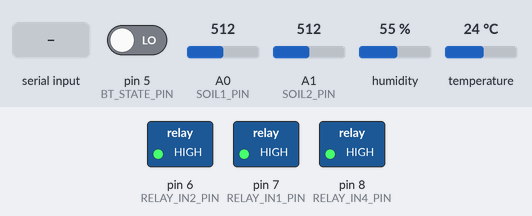
Simulated run of this sketch. Board: Arduino Uno, built with avr-gcc and run on an emulated ATmega328P. On the bench: switched loads named in the sketch (green lamp = pin HIGH). The inputs (shaded band) are chosen by the test bench; at power-on: A0 (SOIL1_PIN) = 512, A1 (SOIL2_PIN) = 512, pin 5 (BT_STATE_PIN) LOW, humidity 55 %, temperature 24 °C. What the sketch prints to the serial monitor is not drawn.

Above: at 1.6 s.
1.7 s: A0 (SOIL1_PIN) set to 588
11.5 s: A0 (SOIL1_PIN) set to 612
At 16.4 s:
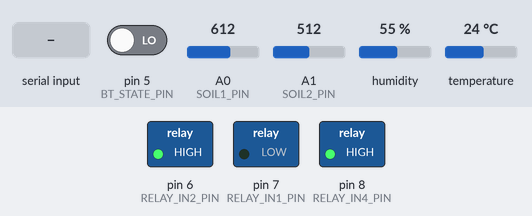
19.7 s: A1 (SOIL2_PIN) set to 586
26.7 s: A1 (SOIL2_PIN) set to 618
At 31.4 s:
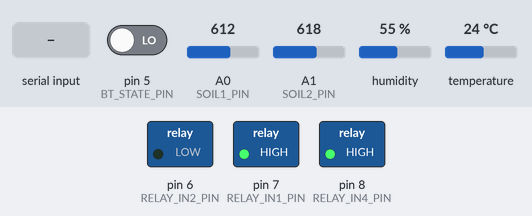
34.7 s: "3\n" received over Serial
At 35.4 s:
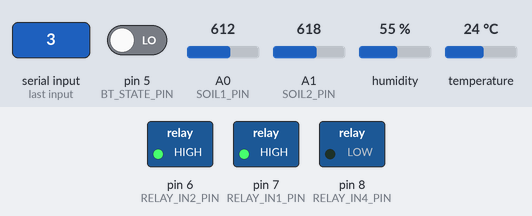
Timing chart, 0 to 51.7 s (numbered marks = the images above; inputs shaded):
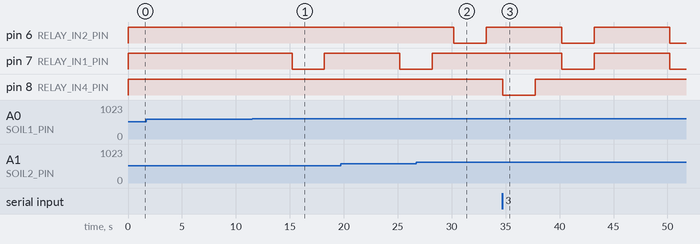

The sketch:

arduino_fast_response.ino
```cpp
/*
 * ==============================================================================
 * PlantoPRO / Smart Gardening System Arduino Firmware
 * HC-02 6-Pin Bluetooth (HC-05 / HC-06 Compatible) & USB Dual Controller
 * With Precision Anti-Fake Reading Soil Sensor Filter & Dynamic Calibration
 * ==============================================================================
 * Target Microcontroller: Arduino Uno / Nano / Pro Mini (ATmega328P)
 * Baud Rate: 9600 Baud (8-N-1) on both USB Serial and Bluetooth (SoftwareSerial)
 *
 * Hardware Wiring & Pin Mapping:
 * ------------------------------------------------------------------------------
 * [1] HC-02 6-Pin Bluetooth Module (Compatible with HC-05 / HC-06):
 *     - STATE  --> Arduino Digital Pin 5 (Input: HIGH=Connected, LOW=Searching)
 *     - RXD    --> Arduino Digital Pin 3 (TX) via 1k/2k Voltage Divider (3.3V logic)
 *                  [Arduino D3] ----[ 1kΩ ]----+----> [HC-02 RXD]
 *                                              |
 *                                           [ 2kΩ ]
 *                                              |
 *                                           [ GND ]
 *     - TXD    --> Arduino Digital Pin 2 (RX) (Direct wire; 3.3V HIGH is safely read)
 *     - GND    --> Arduino GND
 *     - VCC    --> Arduino 5V
 *     - EN/KEY --> Leave UNCONNECTED (Normal transparent data mode)
 *
 * [2] Environmental & Soil Probes:
 *     - Soil Sensor 1 : Analog Pin A0 (Capacitive v1.2 / v2.0)
 *     - Soil Sensor 2 : Analog Pin A1 (Capacitive v1.2 / v2.0)
 *     - DHT11 Sensor  : Digital Pin 4 (Canopy Temperature °C & Humidity %RH)
 *
 * [3] 4-Channel 5V Relay Module (Active-LOW Logic):
 *     - Relay IN1 (Pump 1) : Digital Pin 7 (Field 1: Auto when Soil 1 < 40% | Manual: '1')
 *     - Relay IN2 (Pump 2) : Digital Pin 6 (Field 2: Auto when Soil 2 < 40% | Manual: '2')
 *     - Relay IN3          : UNCONNECTED / Spare Channel
 *     - Relay IN4 (Pump 3) : Digital Pin 8 (STRICTLY MANUAL ONLY: Triggered by '3')
 *
 * Inbound Commands (9600 Baud):
 *   '1'        -> Manually trigger Pump 1 pulse on Relay IN1 (3 seconds)
 *   '2'        -> Manually trigger Pump 2 pulse on Relay IN2 (3 seconds)
 *   '3'        -> Manually trigger Pump 3 pulse on Relay IN4 (3 seconds - Manual Valve)
 *   'A' or 'a' -> Enable Auto Mode for Pumps 1 & 2 (Manual override still works)
 *   'M' or 'm' -> Pause Auto Mode (Pumps 1, 2, 3 become manual-only)
 *   'X' or '0' -> Emergency Stop (Immediately shuts off all pumps)
 *   'S' or '?' -> Immediate Telemetry Query
 *   'C' or 'c' -> Calibration Diagnostics (Prints raw ADC & calibration ranges)
 *   'D' or 'd' -> Auto-Calibrate DRY: Saves current readings as 0% Moisture
 *   'W' or 'w' -> Auto-Calibrate WET: Saves current readings as 100% Moisture
 *   'R' or 'r' -> Reset Calibration to standard factory defaults (800 / 300)
 * ==============================================================================
 */

#include <SoftwareSerial.h>
#include <DHT.h>

// ---------- Pin Definitions ----------
#define BT_STATE_PIN 5      // HC-02 STATE pin (detects active Bluetooth connection)
#define BT_RX_PIN    2      // Arduino RX <- HC-02 TXD
#define BT_TX_PIN    3      // Arduino TX -> HC-02 RXD (via 1k/2k voltage divider)

#define DHT_PIN      4      // DHT11 Ambient Temperature & Humidity Sensor
#define DHTTYPE      DHT11

#define SOIL1_PIN    A0     // Field 1 Soil Moisture Sensor
#define SOIL2_PIN    A1     // Field 2 Soil Moisture Sensor

// ---------- 4-Channel Relay Module Pin Mapping ----------
#define RELAY_IN1_PIN 7     // Pump 1: Connected to Relay Board IN1 (Auto + Manual '1')
#define RELAY_IN2_PIN 6     // Pump 2: Connected to Relay Board IN2 (Auto + Manual '2')
#define RELAY_IN4_PIN 8     // Pump 3: Connected to Relay Board IN4 (Strictly Manual '3')

const uint8_t NUM_PUMPS = 3;
// Index 0 = Pump 1 (IN1 -> D7), Index 1 = Pump 2 (IN2 -> D6), Index 2 = Pump 3 (IN4 -> D8 - Manual Only)
const uint8_t RELAY_PINS[NUM_PUMPS] = {RELAY_IN1_PIN, RELAY_IN2_PIN, RELAY_IN4_PIN};

// ---------- Hardware Instances ----------
SoftwareSerial btSerial(BT_RX_PIN, BT_TX_PIN); // RX, TX
DHT dht(DHT_PIN, DHTTYPE);

// ---------- Soil Sensor Calibration & Anti-Fake Guard ----------
// Standard Capacitive v1.2 Soil Moisture Sensors:
// Air reading (dry) is typically ~700-820 (higher ADC = drier)
// Water reading (wet) is typically ~280-380 (lower ADC = wetter)
int soil1Dry = 800; // Sensor 1 in dry air (0% moisture)
int soil1Wet = 300; // Sensor 1 submerged in water (100% moisture)

int soil2Dry = 800; // Sensor 2 in dry air (0% moisture)
int soil2Wet = 300; // Sensor 2 submerged in water (100% moisture)

const int MOISTURE_THRESHOLD = 40;  // Auto-irrigation threshold percentage (40%)

// Physical limits for disconnected pin / open-circuit / short-circuit detection:
// Raw ADC < 40  -> Shorted to GND or sensor not powered
// Raw ADC > 980 -> Disconnected / open floating pin (pulled high or antenna floating)
const int SENSOR_FAULT_MIN = 40;
const int SENSOR_FAULT_MAX = 980;

// ---------- Mode Control ----------
bool autoModeEnabled = true; // true = Auto (Pumps 1 & 2) + Manual | false = Manual Only

// ---------- Active-LOW Relay Logic ----------
const bool RELAY_ACTIVE_LOW  = true;
const uint8_t RELAY_ON       = RELAY_ACTIVE_LOW ? LOW  : HIGH;
const uint8_t RELAY_OFF      = RELAY_ACTIVE_LOW ? HIGH : LOW;

// ---------- Non-Blocking Timing Rules (ms) ----------
const unsigned long CHECK_INTERVAL = 5000; // 5s telemetry cycle
const unsigned long PUMP_RUN_TIME  = 3000; // 3s active pump pulse
const unsigned long PUMP_COOLDOWN  = 3000; // 3s safety cooldown

// ---------- Pump State Variables ----------
bool          pumpRunning[NUM_PUMPS]   = {false, false, false};
unsigned long pumpStartTime[NUM_PUMPS] = {0, 0, 0};
unsigned long pumpLastEnd[NUM_PUMPS]   = {0, 0, 0};
unsigned long lastCheck = 0;

void dualPrint(const String &str)   { Serial.print(str);   btSerial.print(str);   }
void dualPrintln(const String &str) { Serial.println(str); btSerial.println(str); }
void dualPrintF(const __FlashStringHelper *ifsh)   { Serial.print(ifsh);   btSerial.print(ifsh);   }
void dualPrintlnF(const __FlashStringHelper *ifsh) { Serial.println(ifsh); btSerial.println(ifsh); }

void setup() {
  Serial.begin(9600);
  btSerial.begin(9600);
  pinMode(BT_STATE_PIN, INPUT);

  // Anti-glitch: Set relays HIGH before setting OUTPUT to prevent chatter on boot
  for (uint8_t i = 0; i < NUM_PUMPS; i++) {
    digitalWrite(RELAY_PINS[i], RELAY_OFF);
    pinMode(RELAY_PINS[i], OUTPUT);
  }

  dht.begin();
  dualPrintlnF(F("=================================================="));
  dualPrintlnF(F("PlantoPRO Controller Online - Anti-Fake Precision ADC"));
  dualPrintlnF(F("HC-02 Bluetooth Active on D2(RX)/D3(TX) • 9600 Baud"));
  dualPrintlnF(F("Pumps: IN1->D7 (Auto/Man), IN2->D6 (Auto/Man), IN4->D8 (MANUAL ONLY)"));
  dualPrintlnF(F("Commands: '1'-'3'=Pumps | 'A'=Auto | 'M'=Manual | 'X'=Stop"));
  dualPrintlnF(F("          'C'=Calib Info | 'D'=Set Dry | 'W'=Set Wet | 'R'=Reset"));
  dualPrintlnF(F("=================================================="));
}

// ==============================================================================
// PRECISION ANALOG FILTER (ELIMINATES CROSS-TALK, NOISE SPIKES & RF JITTER)
// ==============================================================================
int readAnalogStable(uint8_t pin) {
  // Step 1: Switch ADC multiplexer to the target channel & discard first read
  analogRead(pin);
  // Settling delay: allows ATmega328P internal sample-and-hold capacitor to charge
  delay(5);

  // Step 2: Multi-sample oversampling (10 readings spaced 2ms apart)
  const uint8_t SAMPLES = 10;
  int rawList[SAMPLES];
  for (uint8_t i = 0; i < SAMPLES; i++) {
    rawList[i] = analogRead(pin);
    delay(2);
  }

  // Step 3: Sort samples (insertion sort) for median & outlier rejection
  for (uint8_t i = 1; i < SAMPLES; i++) {
    int key = rawList[i];
    int j = i - 1;
    while (j >= 0 && rawList[j] > key) {
      rawList[j + 1] = rawList[j];
      j--;
    }
    rawList[j + 1] = key;
  }

  // Step 4: Discard lowest 2 and highest 2 outliers, average middle 6 samples
  long sum = 0;
  for (uint8_t i = 2; i < SAMPLES - 2; i++) {
    sum += rawList[i];
  }
  return (int)(sum / (SAMPLES - 4));
}

// ==============================================================================
// CALIBRATED SOIL MOISTURE CALCULATION WITH DISCONNECT / FAULT PROTECTION
// ==============================================================================
// Returns calibrated percentage (0-100%), or -1 if sensor is disconnected/faulty
int readMoisturePercent(uint8_t pin, int &rawOut) {
  rawOut = readAnalogStable(pin);

  // Open-circuit / disconnected or shorted wire check
  if (rawOut < SENSOR_FAULT_MIN || rawOut > SENSOR_FAULT_MAX) {
    return -1; // Flag as DISCONNECTED / FAULTY
  }

  int dryVal = (pin == SOIL1_PIN) ? soil1Dry : soil2Dry;
  int wetVal = (pin == SOIL1_PIN) ? soil1Wet : soil2Wet;

  if (dryVal == wetVal) return 0;

  // Capacitive sensors: dryVal > wetVal (higher ADC = dry, lower ADC = wet)
  long percent = map(rawOut, dryVal, wetVal, 0, 100);
  return (int)constrain(percent, 0, 100);
}

bool isBluetoothConnected() {
  return digitalRead(BT_STATE_PIN) == HIGH;
}

bool startPump(uint8_t i) {
  if (i >= NUM_PUMPS) return false;
  unsigned long now = millis();
  if (pumpRunning[i]) return false;
  if (pumpLastEnd[i] != 0 && (now - pumpLastEnd[i] < PUMP_COOLDOWN)) return false;

  pumpRunning[i] = true;
  pumpStartTime[i] = now;
  digitalWrite(RELAY_PINS[i], RELAY_ON);

  dualPrintF(F("Pump "));
  dualPrint(String(i == 2 ? 3 : i + 1));
  dualPrintlnF(F(" ON"));
  return true;
}

void updatePump(uint8_t i) {
  if (pumpRunning[i] && (millis() - pumpStartTime[i] >= PUMP_RUN_TIME)) {
    digitalWrite(RELAY_PINS[i], RELAY_OFF);
    pumpRunning[i] = false;
    pumpLastEnd[i] = millis();

    dualPrintF(F("Pump "));
    dualPrint(String(i == 2 ? 3 : i + 1));
    dualPrintlnF(F(" OFF"));
  }
}

void stopAllPumps() {
  unsigned long now = millis();
  for (uint8_t i = 0; i < NUM_PUMPS; i++) {
    digitalWrite(RELAY_PINS[i], RELAY_OFF);
    pumpRunning[i] = false;
    pumpLastEnd[i] = now;
  }
  dualPrintlnF(F("All pumps shut OFF immediately."));
}

void checkSensorsAndAutomate() {
  // Guard 1: Do not read analog sensors while relays are actively switching/pumping
  // to avoid transient power rail sags that cause fake ADC spikes
  for (uint8_t i = 0; i < NUM_PUMPS; i++) {
    if (pumpRunning[i]) return;
  }

  int raw1 = 0, raw2 = 0;
  int soil1 = readMoisturePercent(SOIL1_PIN, raw1);
  int soil2 = readMoisturePercent(SOIL2_PIN, raw2);

  float temp = dht.readTemperature();
  float hum  = dht.readHumidity();
  bool dhtOk = !isnan(temp) && !isnan(hum);
  bool btConnected = isBluetoothConnected();

  // Telemetry string: SOIL1=xx%  SOIL2=xx%  TEMP=xx.xC  HUMIDITY=xx.x%  MODE=AUTO/MANUAL  BT=CONNECTED/STANDBY  RAW1=xxx  RAW2=yyy
  String telemetry = F("SOIL1=");
  if (soil1 >= 0) {
    telemetry += String(soil1);
    telemetry += F("%");
  } else {
    telemetry += F("ERR");
  }

  telemetry += F("  SOIL2=");
  if (soil2 >= 0) {
    telemetry += String(soil2);
    telemetry += F("%");
  } else {
    telemetry += F("ERR");
  }

  telemetry += F("  TEMP=");
  if (dhtOk) telemetry += String(temp, 1); else telemetry += F("ERR");
  telemetry += F("C  HUMIDITY=");
  if (dhtOk) telemetry += String(hum, 1); else telemetry += F("ERR");
  telemetry += F("%  MODE=");
  telemetry += (autoModeEnabled ? F("AUTO") : F("MANUAL"));
  telemetry += F("  BT=");
  telemetry += (btConnected ? F("CONNECTED") : F("STANDBY"));

  telemetry += F("  RAW1=");
  telemetry += String(raw1);
  telemetry += F("  RAW2=");
  telemetry += String(raw2);

  dualPrintln(telemetry);

  // CRITICAL SAFETY AUTOMATION:
  // ONLY trigger pumps if sensor reading is HEALTHY (soil >= 0) and below threshold.
  // Never trigger on disconnected / faulty sensors (soil == -1).
  if (autoModeEnabled) {
    if (soil1 >= 0 && soil1 < MOISTURE_THRESHOLD) startPump(0); // Pump 1 (IN1)
    if (soil2 >= 0 && soil2 < MOISTURE_THRESHOLD) startPump(1); // Pump 2 (IN2)
  }
  // Pump 3 (IN4) is strictly manual only — never triggered automatically
}

void executeCommand(char cmd, const char *source) {
  if (cmd == '\r' || cmd == '\n' || cmd == ' ') return;
  switch (cmd) {
    case '1':
      dualPrintlnF(F("[MANUAL] Triggering Pump 1 (Field 1 / IN1)"));
      startPump(0);
      break;
    case '2':
      dualPrintlnF(F("[MANUAL] Triggering Pump 2 (Field 2 / IN2)"));
      startPump(1);
      break;
    case '3':
      // Pump 3: Strictly manual override valve on Relay IN4
      dualPrintlnF(F("[MANUAL] Triggering Pump 3 (Manual Valve / IN4)"));
      startPump(2);
      break;
    case 'A': case 'a':
      autoModeEnabled = true;
      dualPrintlnF(F("[MODE] Automatic Mode ENABLED (Pumps 1 & 2 auto + manual)"));
      break;
    case 'M': case 'm':
      autoModeEnabled = false;
      dualPrintlnF(F("[MODE] Manual-Only Mode ENABLED (Auto triggers paused)"));
      break;
    case 'X': case 'x': case '0':
      stopAllPumps();
      break;
    case 'S': case 's': case '?':
      checkSensorsAndAutomate();
      break;

    // Calibration helper: Send 'C' to inspect live raw ADC values
    case 'C': case 'c': {
      int r1 = readAnalogStable(SOIL1_PIN);
      int r2 = readAnalogStable(SOIL2_PIN);
      dualPrintlnF(F("---------- SENSOR CALIBRATION DIAGNOSTICS ----------"));
      dualPrintF(F("Sensor 1 (A0) Raw ADC: ")); dualPrint(String(r1));
      dualPrintF(F(" | Calibrated: ")); dualPrint(String(soil1Dry)); dualPrintF(F("(Dry)-")); dualPrintln(String(soil1Wet) + F("(Wet)"));
      dualPrintF(F("Sensor 2 (A1) Raw ADC: ")); dualPrint(String(r2));
      dualPrintF(F(" | Calibrated: ")); dualPrint(String(soil2Dry)); dualPrintF(F("(Dry)-")); dualPrintln(String(soil2Wet) + F("(Wet)"));
      dualPrintlnF(F("Commands: 'D' = Set Dry (0%) | 'W' = Set Wet (100%) | 'R' = Reset Cal"));
      dualPrintlnF(F("----------------------------------------------------"));
      break;
    }

    // Set current readings as DRY AIR (0% moisture)
    case 'D': case 'd': {
      int r1 = readAnalogStable(SOIL1_PIN);
      int r2 = readAnalogStable(SOIL2_PIN);
      if (r1 > SENSOR_FAULT_MIN && r1 < SENSOR_FAULT_MAX) soil1Dry = r1;
      if (r2 > SENSOR_FAULT_MIN && r2 < SENSOR_FAULT_MAX) soil2Dry = r2;
      dualPrintF(F("[CALIBRATION] Saved current as DRY (0%): S1_Dry="));
      dualPrint(String(soil1Dry));
      dualPrintF(F(", S2_Dry="));
      dualPrintln(String(soil2Dry));
      break;
    }

    // Set current readings as WET WATER (100% moisture)
    case 'W': case 'w': {
      int r1 = readAnalogStable(SOIL1_PIN);
      int r2 = readAnalogStable(SOIL2_PIN);
      if (r1 > SENSOR_FAULT_MIN && r1 < SENSOR_FAULT_MAX) soil1Wet = r1;
      if (r2 > SENSOR_FAULT_MIN && r2 < SENSOR_FAULT_MAX) soil2Wet = r2;
      dualPrintF(F("[CALIBRATION] Saved current as WET (100%): S1_Wet="));
      dualPrint(String(soil1Wet));
      dualPrintF(F(", S2_Wet="));
      dualPrintln(String(soil2Wet));
      break;
    }

    // Reset calibration to standard defaults
    case 'R': case 'r': {
      soil1Dry = 800; soil1Wet = 300;
      soil2Dry = 800; soil2Wet = 300;
      dualPrintlnF(F("[CALIBRATION] Calibration reset to standard defaults (Dry=800, Wet=300)"));
      break;
    }
  }
}

void loop() {
  while (Serial.available() > 0)   executeCommand(Serial.read(), "USB");
  while (btSerial.available() > 0) executeCommand(btSerial.read(), "BLUETOOTH");

  for (uint8_t i = 0; i < NUM_PUMPS; i++) updatePump(i);

  if (millis() - lastCheck >= CHECK_INTERVAL) {
    lastCheck = millis();
    checkSensorsAndAutomate();
  }
}
```

Measured:
- the behaviour switches between 600 and 601 on A0 (SOIL1_PIN) (found by bisection; images 0 and 1)
- the behaviour switches between 600 and 601 on A1 (SOIL2_PIN) (found by bisection; images 1 and 2)
- after the input at 1.7 s, every drawn part: stays the same
- after the input at 11.5 s, pin 7 (RELAY_IN1_PIN): HIGH → LOW after 3.7 s, → HIGH 3.0 s later
- after the input at 26.7 s, pin 6 (RELAY_IN2_PIN): HIGH → LOW after 3.5 s, → HIGH 3.0 s later
- after the input at 34.7 s, pin 8 (RELAY_IN4_PIN): HIGH → LOW after 0.05 s, → HIGH 3.0 s later
